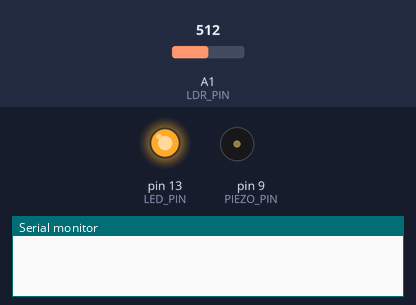
A sketch run on a simulated Arduino Uno, built with avr-gcc and run on an emulated ATmega328P. Shown: output pins drawn as LEDs (lit = HIGH), buzzer (waves = sounding), the last lines printed to the serial monitor. Inputs (shaded band) come from the test bench; at power-on: A1 (LDR_PIN) = 512.

Above: at 0.1 s.
At 5.1 s:
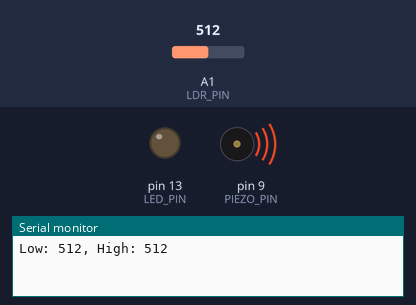
Timing chart, 0 to 6.6 s (numbered marks = the images above):
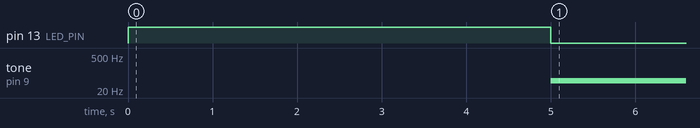

The sketch:

LightTheramin.ino
```cpp
int sensorValue;
int sensorLow = 1023;
int sensorHigh = 0;

const int LED_PIN = 13;
const int LDR_PIN = A1;
const int PIEZO_PIN = 9;

void setup() {

  Serial.begin(9600);

  //Light LED while we are calibrating
  pinMode(LED_PIN, OUTPUT);
  digitalWrite(LED_PIN, HIGH);

  //Calibrate to get full range from analog in
  while(millis() < 5000) {
    sensorValue = analogRead(LDR_PIN);
    if(sensorValue > sensorHigh)
      sensorHigh = sensorValue;
    if(sensorValue < sensorLow)
      sensorLow = sensorValue;
  }

  Serial.print("Low: ");
  Serial.print(sensorLow);
  Serial.print(", High: ");
  Serial.println(sensorHigh);

  digitalWrite(LED_PIN, LOW);
}

void loop() {
  sensorValue = analogRead(LDR_PIN);
  int pitch = map(sensorValue, sensorLow, sensorHigh, 50, 4000);
  tone(PIEZO_PIN, pitch, 20);
  delay(10);
}
```

Measured:
- by itself, tone on pin 9 (PIEZO_PIN): silent → 49 Hz at 5.0 s
